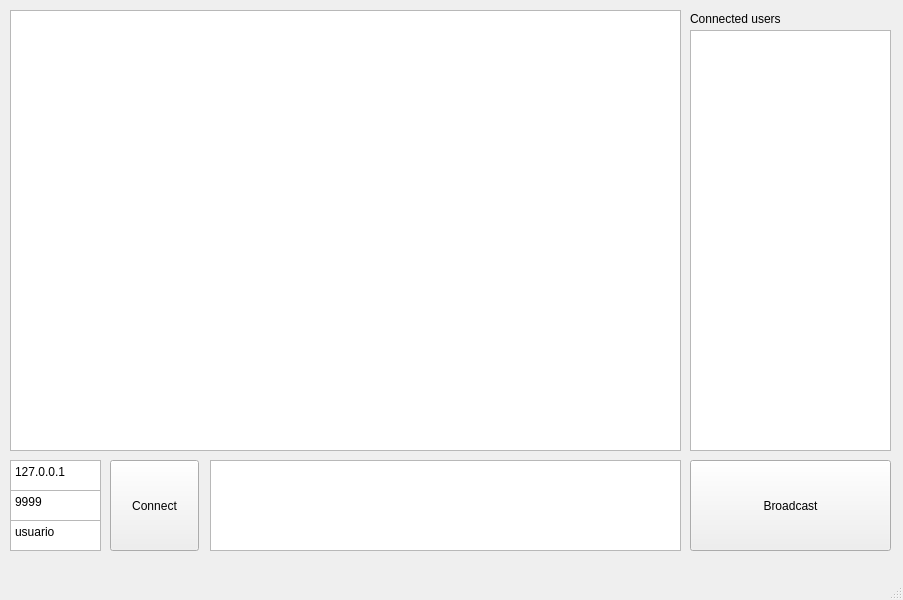
<?xml version="1.0" encoding="UTF-8"?>
<ui version="4.0">
 <class>MainWindow</class>
 <widget class="QMainWindow" name="MainWindow">
  <property name="geometry">
   <rect>
    <x>0</x>
    <y>0</y>
    <width>903</width>
    <height>600</height>
   </rect>
  </property>
  <property name="windowTitle">
   <string>MainWindow</string>
  </property>
  <widget class="QWidget" name="centralwidget">
   <widget class="QPushButton" name="connectButton">
    <property name="geometry">
     <rect>
      <x>110</x>
      <y>460</y>
      <width>89</width>
      <height>91</height>
     </rect>
    </property>
    <property name="text">
     <string>Connect</string>
    </property>
   </widget>
   <widget class="QPlainTextEdit" name="ip">
    <property name="geometry">
     <rect>
      <x>10</x>
      <y>460</y>
      <width>91</width>
      <height>31</height>
     </rect>
    </property>
    <property name="plainText">
     <string>127.0.0.1</string>
    </property>
   </widget>
   <widget class="QPlainTextEdit" name="port">
    <property name="geometry">
     <rect>
      <x>10</x>
      <y>490</y>
      <width>91</width>
      <height>31</height>
     </rect>
    </property>
    <property name="plainText">
     <string>9999</string>
    </property>
   </widget>
   <widget class="QPlainTextEdit" name="username">
    <property name="geometry">
     <rect>
      <x>10</x>
      <y>520</y>
      <width>91</width>
      <height>31</height>
     </rect>
    </property>
    <property name="plainText">
     <string>usuario</string>
    </property>
   </widget>
   <widget class="QPushButton" name="sendButton">
    <property name="geometry">
     <rect>
      <x>690</x>
      <y>460</y>
      <width>201</width>
      <height>91</height>
     </rect>
    </property>
    <property name="text">
     <string>Broadcast</string>
    </property>
   </widget>
   <widget class="QPlainTextEdit" name="text">
    <property name="geometry">
     <rect>
      <x>210</x>
      <y>460</y>
      <width>471</width>
      <height>91</height>
     </rect>
    </property>
    <property name="plainText">
     <string/>
    </property>
   </widget>
   <widget class="QPlainTextEdit" name="text_2">
    <property name="enabled">
     <bool>true</bool>
    </property>
    <property name="geometry">
     <rect>
      <x>10</x>
      <y>10</y>
      <width>671</width>
      <height>441</height>
     </rect>
    </property>
    <property name="readOnly">
     <bool>true</bool>
    </property>
    <property name="plainText">
     <string/>
    </property>
   </widget>
   <widget class="QListWidget" name="connectedUsers">
    <property name="geometry">
     <rect>
      <x>690</x>
      <y>30</y>
      <width>201</width>
      <height>421</height>
     </rect>
    </property>
   </widget>
   <widget class="QLabel" name="label">
    <property name="geometry">
     <rect>
      <x>690</x>
      <y>10</y>
      <width>121</width>
      <height>17</height>
     </rect>
    </property>
    <property name="text">
     <string>Connected users</string>
    </property>
   </widget>
  </widget>
  <widget class="QMenuBar" name="menubar">
   <property name="geometry">
    <rect>
     <x>0</x>
     <y>0</y>
     <width>903</width>
     <height>22</height>
    </rect>
   </property>
  </widget>
  <widget class="QStatusBar" name="statusbar"/>
 </widget>
 <resources/>
 <connections/>
</ui>
